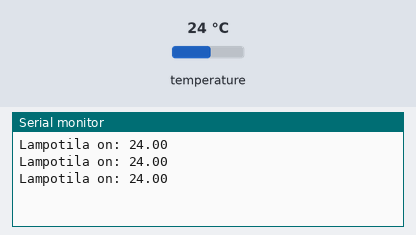
Recording of a sketch running on a simulated Arduino Uno, built with avr-gcc and run on an emulated ATmega328P. On the bench: the last lines printed to the serial monitor. The test bench sets the inputs (shaded band); at power-on: temperature 24 °C.

Above: at 2.3 s.
2.4 s: temperature set to 12 °C
At 3.7 s:
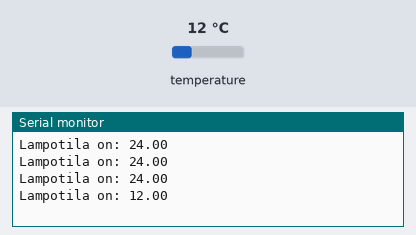
3.9 s: temperature set to 19 °C
At 3.9 s:
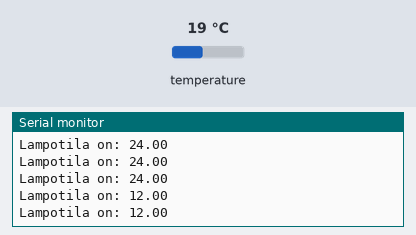
Timing chart, 0 to 6.9 s (numbered marks = the images above; inputs shaded):
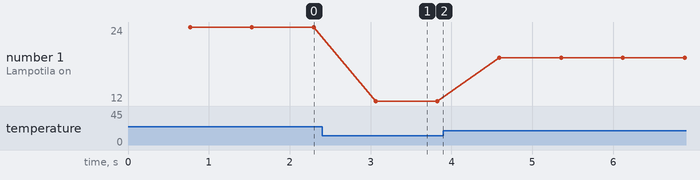

The sketch:

lampotila_v_0_69.ino
```cpp
#include <OneWire.h>
#include <DallasTemperature.h>

// Asetetaan datajohto pinniin 2
#define ONE_WIRE_BUS 2

// Onewire kommunikoi sensorin kanssa
OneWire oneWire(ONE_WIRE_BUS);

// Referenssi Dallas temperatureen
DallasTemperature sensors(&oneWire);

void setup(void)
{
  // sarjamonitori käyntiin
  Serial.begin(9600);

  // Sensori käyntiin
  sensors.begin();
}


void loop(void)
{
  // call sensors.requestTemperatures() to issue a global temperature
  sensors.requestTemperatures(); // Send the command to get temperatures

  Serial.print("Lampotila on: ");
  Serial.print(sensors.getTempCByIndex(0));
  Serial.print("\n");

}
```

Measured:
- after the input at 2.4 s, the serial monitor: prints a new line after 0.66 s (image 1)
- plotted number 1: 24 → 12 after the input at 2.4 s, 12 → 19 after the input at 3.9 s
